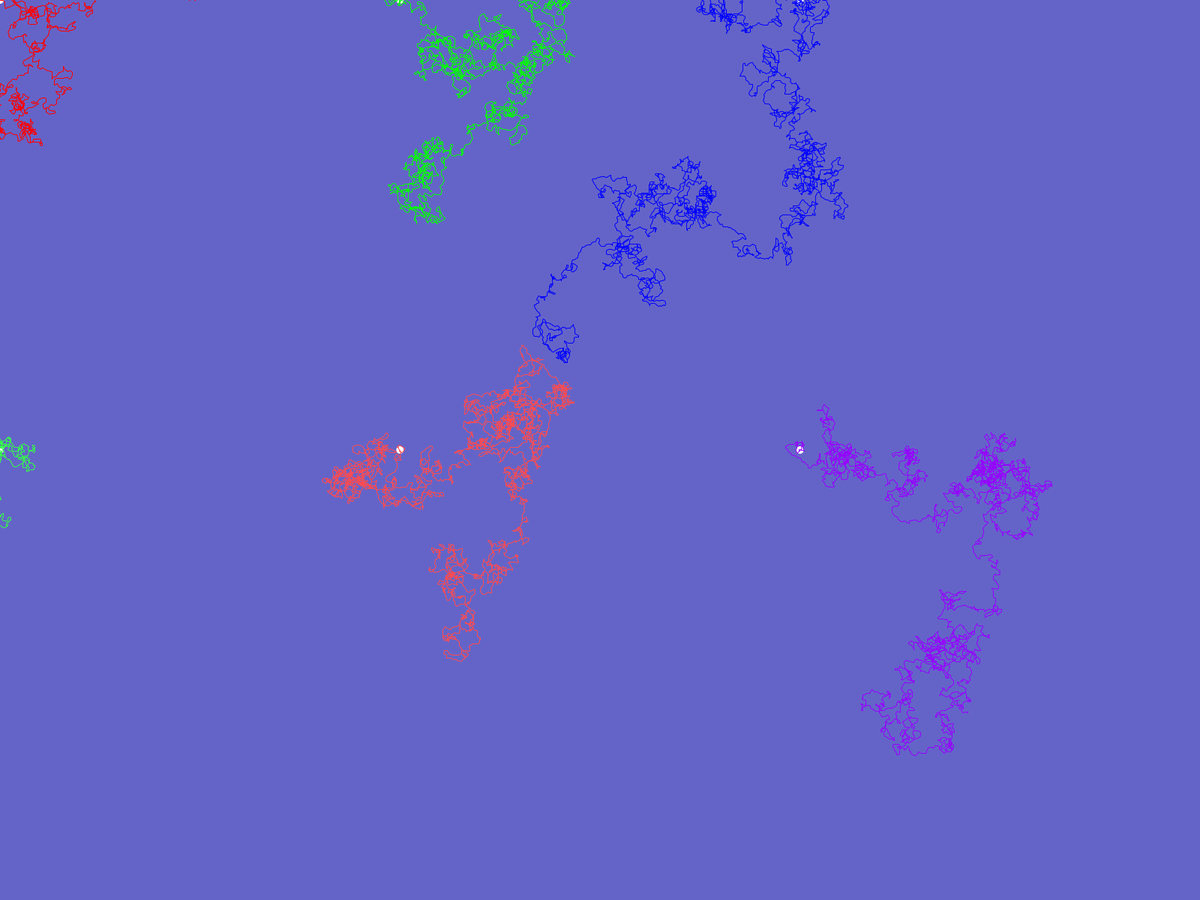
Frame 1 (no input)
Frame 60 (the mouse pressed at the canvas centre just before this capture): identical to frame 1, image omitted
Frame 120 (the mouse held since frame 60 and released just before this capture): identical to frame 1, image omitted

The Processing sketch that drew this single still picture (run headless with seeded random() and noise(); from frame 60 on, the mouse is pressed at the canvas centre):

// Processing sketch: Genetic_Algorithm
// ── Genetic_Algorithm.pde
Population pop;
ArrayList <PVector> parents;
int click_counter = 0;
boolean cont = false;


void setup() {
  fullScreen();
  //size(800, 800);
  background(100, 100, 200);
  pop = new Population(6, 0.1, 0.025);
  parents = new ArrayList <PVector>();
  parents.add(0, new PVector(0,0));
  parents.add(1, new PVector(0,0));
  pop.draw_pop();
}


void draw() {
  delay(100);
  //println(cont);
  if(cont){
    cont = false;
    //delay(100);
    println("clicked");
    int index = click_counter % 2;
    //println(index);
    parents.add(index, new PVector(mouseX, mouseY));
    click_counter++;
    if ((index == 1) && (click_counter > 1)){
      println(parents.get(0), parents.get(1));
      pop.natural_selection(parents.get(0), parents.get(1));
      background(100, 100, 200);
      pop.draw_pop();
    }
  }
}

void mouseClicked(){
  cont = true;
}

// ── Population.pde
class Population{
  int len = 2;
  int pool;
  float mut_rate;
  ArrayList <String> population;
  float edges;
  int rot = 6;
  int rows;
  int cols;
  ArrayList <Integer> colors;
  
  Population(int pool_size, float mutation_rate, float edge_percent){
    pool = pool_size;
    mut_rate= mutation_rate;
    edges = edge_percent * width * height;
    rows = floor(sqrt(pool_size));
    cols = ceil(pool_size/rows);
    colors = new ArrayList <Integer>();
    
    population = new ArrayList <String>();
    for (int i = 0; i< pool; i++){
      String new_sentence = "";
      for (int j = 0; j < edges; j++){
        new_sentence += str(int(round(random(1, 5))));
      }
      population.add(i, new_sentence);
    }
    colors.add(0, color(255, 0, 0));
    colors.add(1, color(0, 255, 0));
    colors.add(2, color(0, 0, 255));
    colors.add(3, color(50, 255, 70));
    colors.add(4, color(255, 75, 80));
    colors.add(5, color(150, 0, 255));
    colors.add(6, color(255));
    
    
  }
  
  void new_generation(int index_a, int index_b){ 
    String Parent_A = population.get(index_a);
    String Parent_B = population.get(index_b);
    //println(Parent_A);
    println("populations size: " + population.size());
    for (int i = 0; i < population.size(); i++){
      //println("making baby");
      population.set(i, crossover(Parent_A, Parent_B));
    }
  } 

  void natural_selection(PVector A, PVector B){ 
    int index_a = floor(A.y/(height/rows))*cols + floor(A.x/(width/rows));
    println("index A: " + index_a);
    
    int index_b = floor(B.y/(height/rows))*cols + floor(B.x/(width/rows));
    println("index B: " + index_b);
    
    new_generation(index_a, index_b);
  }
  
  String crossover(String parentA, String parentB){
    //println("crossover");
    int len = parentA.length();
    int split = round(random(0.25*len, 0.8*len));
    String offspring = parentA.substring(0, split) + parentB.substring(split);
    println("offspring length: " + offspring.length());
    String mut_offspring = mutate(offspring);
    println("after mutation: " + mut_offspring.length());
    println("");
    return mut_offspring;
  }
  
  
  String mutate (String offspring){
    String mutated = "";
    for (int i = 0; i < offspring.length(); i++){
      if (random(0, 1) <= mut_rate){
        int selector = int(round(random(1,3)));
        if (selector == 1){
          //Random swap
          //println("swap");
          mutated += str(int(round(random(1, 8))));
        }
        else if (selector == 2){
          //Deletion
          //println("delete");
        }
        else if (selector == 3){
          //addition
          //println("add");
          mutated += str(offspring.charAt(i));
          mutated += str(int(round(random(1, 8))));
        }
        else{
          println("your math is wrong");
        }
      }
      else{
        mutated += str(offspring.charAt(i));
      }
    }
    return mutated;
  }
  
  void draw_pop(){
    for (int row = 0; row < rows; row++){
      for (int col = 0; col < cols; col++){
        if (row*cols + col > population.size()){
          break;
        }
        else{
          push();
          translate(width * (col/float(cols)), height * (row/float(rows)));
          noStroke();
          fill(255);
          ellipse(0,0,10,10);
          stroke(colors.get(row*cols + col));
          turtle(population.get(row*cols + col));
          pop();
        }
      }
    }
  }
  
  void turtle(String str){
  for (int i=0; i < str.length(); i++) {
    char current = str.charAt(i);

    if (current == '1') {
      //stroke(255, 100);
      //float x = random(-2, 2);
      //float y = -len + random(-2, 2);
      float x = 0;
      float y = len;
      line(0, 0, x, y);
      translate(x, y);
    } else if (current == '2') {
      rotate(-PI/rot);
    } else if (current == '3') {
      rotate(PI/rot);
    } else if (current == '4') {
      //push();
    } else if (current == '5') {
      //pop();
    } else {
      //println("Not found");
    }
  }
  }
}

// ── Shape.pde
class Shape{
  ArrayList<PVector> points;
  color col;

  Shape() {
    int pt_count = round(random(3));
    points = new ArrayList<PVector>();
    for (int i = 0; i < pt_count; i++){
      points.add(new PVector(random(width), random(height)));
    }
    col = color(random(255), random(255), random(255), random(255));
  }
  
  void show(){
    beginShape();
    noStroke();
    fill(col);
    for (PVector vector: points){
      vertex(vector.x, vector.y);
    }
    endShape();
  }
  
  
  
}
